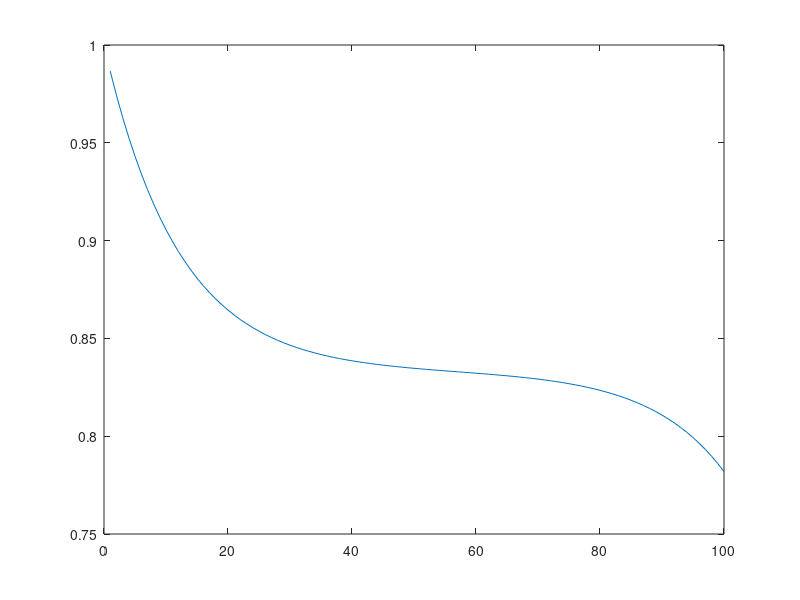
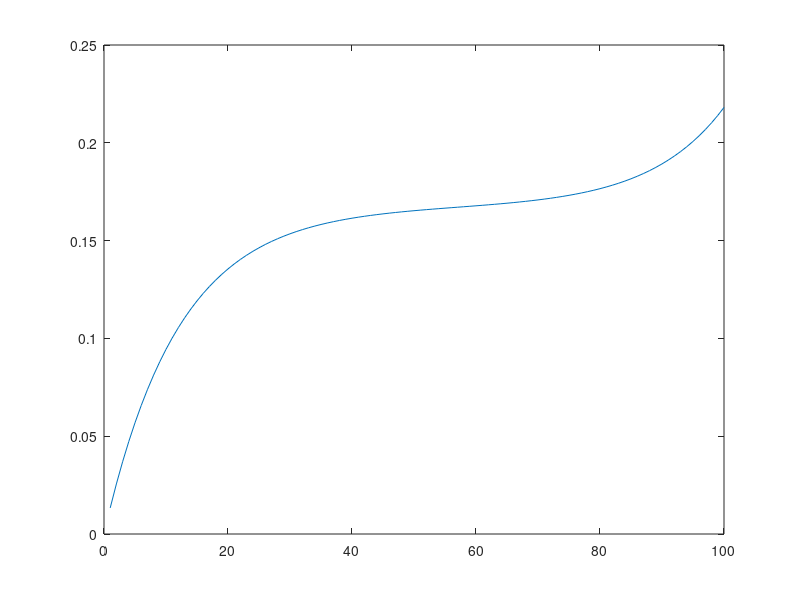
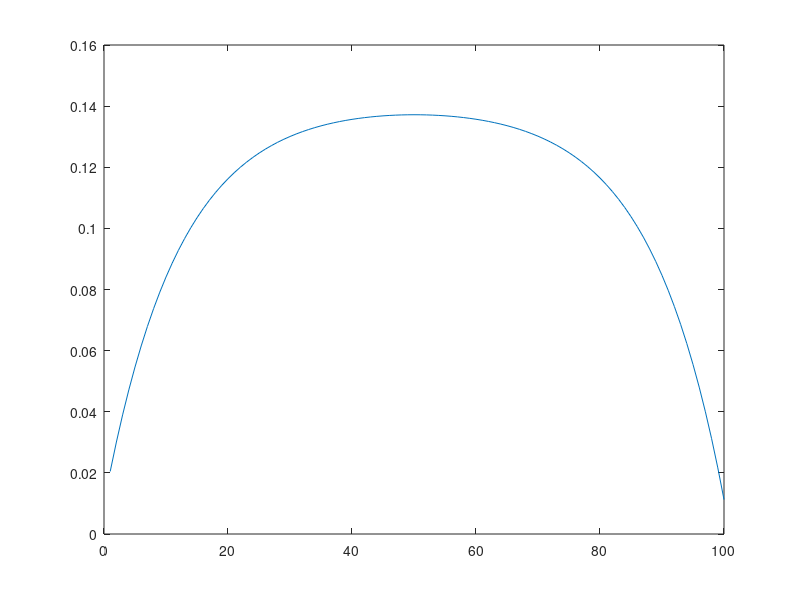

Write MATLAB code to recreate these figures, in order.
A_leftup = -20.3*eye(100)+[zeros(1,100);[20*eye(99),zeros(99,1)]];
A_leftdown = 0.3*eye(100);
A_midup= 0.65*eye(100);
A_middown = -20.65*eye(100)+[zeros(1,100);[20*eye(99),zeros(99,1)]];
A_rightup = eye(100);
A_rightdown = -1*eye(100);
A = [[A_leftup;A_leftdown],[A_midup;A_middown],[A_rightup;A_rightdown]];
b = [-1.795;0.205*ones(99,1);1.795;-0.205*ones(99,1)];
Q = 2*eye(300);

Xa = inv(Q)*A'*inv(A*inv(Q)*A')*b;
figure(1)
plot(Xa(1:100)+0.9*ones(100,1));
figure(2)
plot(Xa(101:200)+0.1*ones(100,1));
figure(3)
plot(Xa(201:300));
1/2*Xa'*Q*Xa